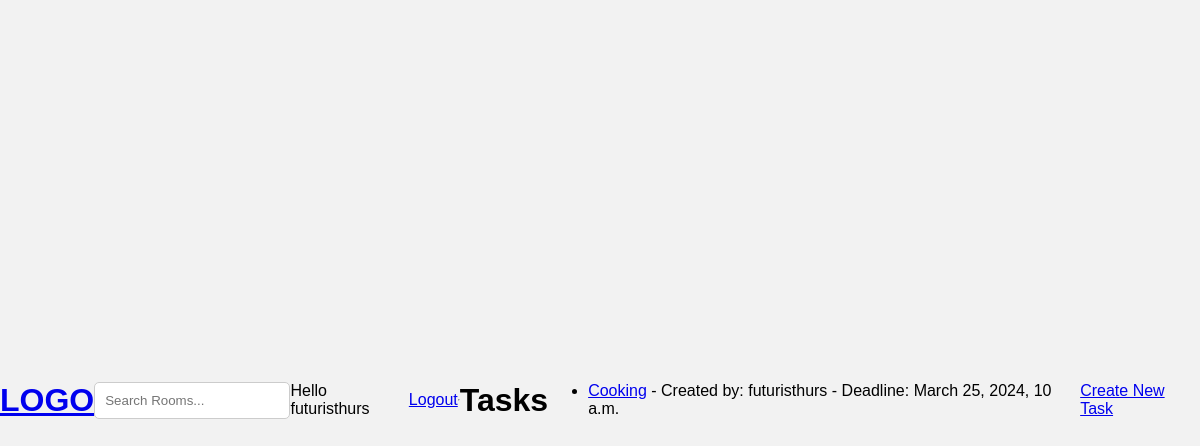
The app's page /task/ (signed in) with its own data.
### task/models.py (models this page shows, shortened)
class Task(models.Model):
    creator = models.ForeignKey(User, on_delete=models.SET_NULL, null=True)
    title = models.CharField( max_length=100, null=True)
    description = models.TextField()
    created = models.DateTimeField(auto_now_add=True)
    deadline = models.DateTimeField()
    completed = models.BooleanField(default=False)
    completed_date = models.DateTimeField(null=True, blank=True)
    updated = models.DateField(auto_now=True)
    participants = models.ManyToManyField(User, blank=True, related_name='students')
    roles = models.ManyToManyField(Role, blank=True, related_name='roles')

### task/views.py (the view)
# urls.py: path('', views.taskList, name='task_list'),  # Add this line to add the view function to our URL pattern
@login_required
def taskList(request):
    tasks = Task.objects.filter(creator=request.user)
    context = {'tasks': tasks}
    return render(request, 'task/task_list.html', context)

### task/templates/task/task_list.html (shortened to what this page needs)
{% extends 'main.html' %}
{% block content %}
<h1>Tasks</h1>
<ul>
    {% for task in tasks %}
        <li>
            <a href="{% url 'task_details' task.pk %}">{{ task.title }}</a>
            - Created by: {{ task.creator.username }}
            - Deadline: {{ task.deadline }}
        </li>
    {% endfor %}
</ul>
<a href="{% url 'create_task' %}">Create New Task</a>
{% endblock content %}

### templates/navbar.html
<a href="/">
    <h1>LOGO</h1>
</a>
<form method="GET" action="{% url 'home' %}">
    <input type="text" name="q" placeholder="Search Rooms..."/>
</form>
{% if request.user.is_authenticated %}
<p>Hello {{request.user}} </p>
<a href="{% url 'logout' %}">Logout</a>
{% else %}
<a href="{% url 'login' %}">Login</a>
{% endif %}
<hr>

### static/styles/main.css (style rules this page uses)
body { font-family: Arial, sans-serif; background-color: #f2f2f2; margin: 0; display: flex; justify-content: center; align-items: center; height: 100vh; }
input[type="text"], input[type="password"] { width: 100%; padding: 10px; margin: 10px 0; border: 1px solid #ccc; border-radius: 5px; box-sizing: border-box; }

### records on screen
Task: title "Cooking", creator.username "futuristhurs", deadline "March 25, 2024, 10 a.m."

### other values on screen
{{ request.user }} "futuristhurs"
